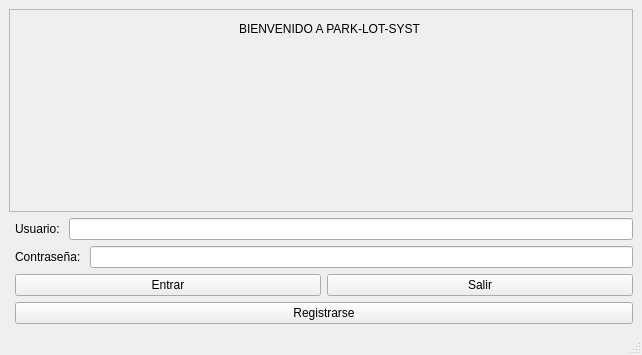
<?xml version="1.0" encoding="UTF-8"?>
<ui version="4.0">
 <class>Inicio_Sesion</class>
 <widget class="QMainWindow" name="Inicio_Sesion">
  <property name="geometry">
   <rect>
    <x>0</x>
    <y>0</y>
    <width>642</width>
    <height>355</height>
   </rect>
  </property>
  <property name="windowTitle">
   <string>Inicio_Sesion</string>
  </property>
  <property name="windowIcon">
   <iconset>
    <normaloff>icono.png</normaloff>icono.png</iconset>
  </property>
  <widget class="QWidget" name="centralwidget">
   <layout class="QVBoxLayout" name="verticalLayout_4">
    <item>
     <widget class="QFrame" name="frame_2">
      <property name="frameShape">
       <enum>QFrame::StyledPanel</enum>
      </property>
      <property name="frameShadow">
       <enum>QFrame::Raised</enum>
      </property>
      <widget class="QLabel" name="label_4">
       <property name="geometry">
        <rect>
         <x>230</x>
         <y>10</y>
         <width>181</width>
         <height>20</height>
        </rect>
       </property>
       <property name="text">
        <string>BIENVENIDO A PARK-LOT-SYSTEM</string>
       </property>
      </widget>
     </widget>
    </item>
    <item>
     <layout class="QHBoxLayout" name="horizontalLayout_5">
      <item>
       <widget class="QFrame" name="frame">
        <property name="frameShape">
         <enum>QFrame::StyledPanel</enum>
        </property>
        <property name="frameShadow">
         <enum>QFrame::Raised</enum>
        </property>
        <widget class="QLabel" name="label_3">
         <property name="geometry">
          <rect>
           <x>80</x>
           <y>80</y>
           <width>71</width>
           <height>16</height>
          </rect>
         </property>
         <property name="text">
          <string>Logotipo</string>
         </property>
        </widget>
       </widget>
      </item>
      <item>
       <layout class="QVBoxLayout" name="verticalLayout_3">
        <item>
         <layout class="QVBoxLayout" name="verticalLayout">
          <item>
           <layout class="QHBoxLayout" name="horizontalLayout">
            <item>
             <widget class="QLabel" name="label">
              <property name="text">
               <string>Usuario: </string>
              </property>
             </widget>
            </item>
            <item>
             <widget class="QLineEdit" name="Usuario_lineEdit"/>
            </item>
           </layout>
          </item>
          <item>
           <layout class="QHBoxLayout" name="horizontalLayout_2">
            <item>
             <widget class="QLabel" name="label_2">
              <property name="text">
               <string>Contraseña: </string>
              </property>
             </widget>
            </item>
            <item>
             <widget class="QLineEdit" name="Contraseya_lineEdit">
              <property name="echoMode">
               <enum>QLineEdit::Password</enum>
              </property>
             </widget>
            </item>
           </layout>
          </item>
         </layout>
        </item>
        <item>
         <layout class="QVBoxLayout" name="verticalLayout_2">
          <item>
           <layout class="QHBoxLayout" name="horizontalLayout_3">
            <item>
             <widget class="QPushButton" name="Entrar_pushButton">
              <property name="text">
               <string>Entrar</string>
              </property>
             </widget>
            </item>
            <item>
             <widget class="QPushButton" name="Cancelar_pushButton">
              <property name="text">
               <string>Salir</string>
              </property>
             </widget>
            </item>
           </layout>
          </item>
          <item>
           <layout class="QHBoxLayout" name="horizontalLayout_4">
            <item>
             <widget class="QPushButton" name="Registrarse_pushButton">
              <property name="text">
               <string>Registrarse</string>
              </property>
             </widget>
            </item>
           </layout>
          </item>
         </layout>
        </item>
       </layout>
      </item>
     </layout>
    </item>
   </layout>
  </widget>
  <widget class="QMenuBar" name="menubar">
   <property name="geometry">
    <rect>
     <x>0</x>
     <y>0</y>
     <width>642</width>
     <height>21</height>
    </rect>
   </property>
  </widget>
  <widget class="QStatusBar" name="statusbar"/>
 </widget>
 <resources/>
 <connections/>
</ui>
